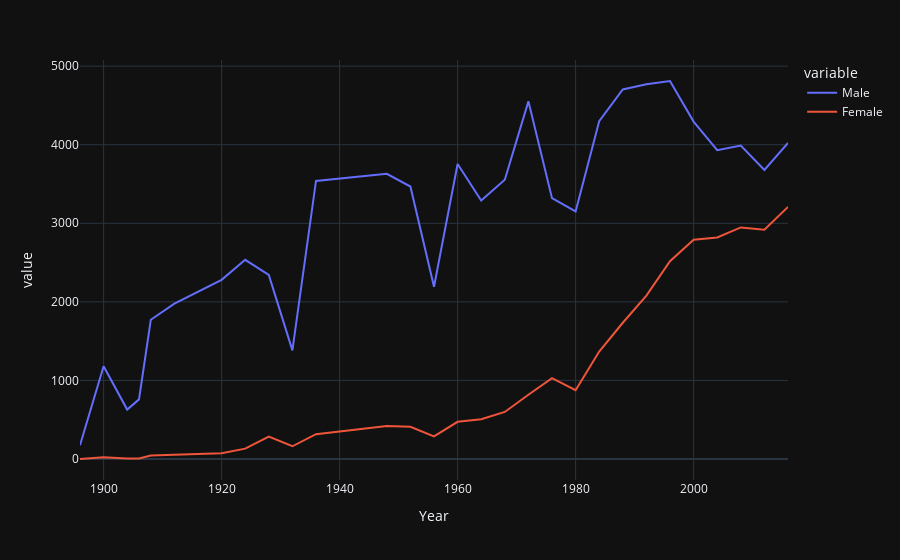

Here is the notebook cell this chart was saved with:
### Code cell
fig = px.line(final_df, x = 'Year' , y = ['Male', 'Female'])
fig.show()

### Figure 1 — Plotly figure (JSON) as saved in the notebook; plotly's stock layout.template omitted (floating-point values rounded to 4 significant figures)
{"data": [{"hovertemplate": "variable=Male<br>Year=%{x}<br>value=%{y}<extra></extra>", "legendgroup": "Male", "line": {"color": "#636efa", "dash": "solid"}, "marker": {"symbol": "circle"}, "mode": "lines", "name": "Male", "orientation": "v", "showlegend": true, "x": [1896, 1900, 1904, 1906, 1908, 1912, 1920, 1924, 1928, 1932, 1936, 1948, 1952, 1956, 1960, 1964, 1968, 1972, 1976, 1980, 1984, 1988, 1992, 1996, 2000, 2004, 2008, 2012, 2016], "xaxis": "x", "y": [174.0, 1181.0, 629.0, 759.0, 1772.0, 1978.0, 2280.0, 2535.0, 2342.0, 1382.0, 3539.0, 3629.0, 3468.0, 2193.0, 3755.0, 3290.0, 3555.0, 4552.0, 3320.0, 3151.0, 4299.0, 4704.0, 4769.0, 4811.0, 4294.0, 3931.0, 3990.0, 3679.0, 4022.0], "yaxis": "y", "type": "scatter"}, {"hovertemplate": "variable=Female<br>Year=%{x}<br>value=%{y}<extra></extra>", "legendgroup": "Female", "line": {"color": "#EF553B", "dash": "solid"}, "marker": {"symbol": "circle"}, "mode": "lines", "name": "Female", "orientation": "v", "showlegend": true, "x": [1896, 1900, 1904, 1906, 1908, 1912, 1920, 1924, 1928, 1932, 1936, 1948, 1952, 1956, 1960, 1964, 1968, 1972, 1976, 1980, 1984, 1988, 1992, 1996, 2000, 2004, 2008, 2012, 2016], "xaxis": "x", "y": [0.0, 23.0, 6.0, 6.0, 44.0, 53.0, 73.0, 132.0, 285.0, 162.0, 316.0, 420.0, 409.0, 288.0, 473.0, 507.0, 599.0, 818.0, 1028.0, 875.0, 1368.0, 1734.0, 2080.0, 2518.0, 2790.0, 2820.0, 2947.0, 2919.0, 3209.0], "yaxis": "y", "type": "scatter"}], "layout": {"xaxis": {"anchor": "y", "domain": [0.0, 1.0], "title": {"text": "Year"}}, "yaxis": {"anchor": "x", "domain": [0.0, 1.0], "title": {"text": "value"}}, "legend": {"title": {"text": "variable"}, "tracegroupgap": 0}, "margin": {"t": 60}}}
